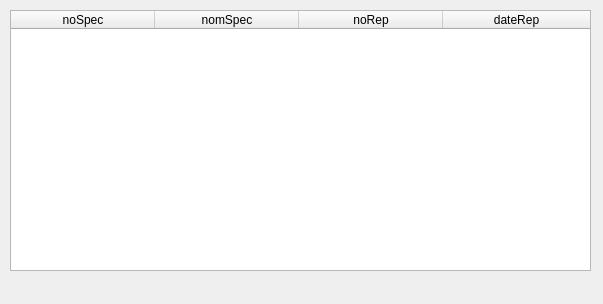
<?xml version="1.0" encoding="UTF-8"?>
<ui version="4.0">
 <class>RepSansRes</class>
 <widget class="QDialog" name="RepSansRes">
  <property name="geometry">
   <rect>
    <x>0</x>
    <y>0</y>
    <width>603</width>
    <height>304</height>
   </rect>
  </property>
  <property name="windowTitle">
   <string>Représentations sans réservations</string>
  </property>
  <widget class="QWidget" name="verticalLayoutWidget">
   <property name="geometry">
    <rect>
     <x>10</x>
     <y>10</y>
     <width>581</width>
     <height>261</height>
    </rect>
   </property>
   <layout class="QVBoxLayout" name="verticalLayout">
    <item>
     <widget class="QTableWidget" name="tableListeRepresentations">
      <attribute name="horizontalHeaderDefaultSectionSize">
       <number>144</number>
      </attribute>
      <attribute name="horizontalHeaderStretchLastSection">
          <bool>true</bool>
         </attribute>
         <attribute name="verticalHeaderVisible">
          <bool>false</bool>
        </attribute>
      <column>
       <property name="text">
        <string>noSpec</string>
       </property>
      </column>
      <column>
       <property name="text">
        <string>nomSpec</string>
       </property>
      </column>
      <column>
       <property name="text">
        <string>noRep</string>
       </property>
      </column>
      <column>
       <property name="text">
        <string>dateRep</string>
       </property>
      </column>
     </widget>
    </item>
   </layout>
  </widget>
  <widget class="QLabel" name="label_rep_res">
   <property name="geometry">
    <rect>
     <x>10</x>
     <y>280</y>
     <width>581</width>
     <height>16</height>
    </rect>
   </property>
   <property name="text">
    <string/>
   </property>
   <property name="alignment">
    <set>Qt::AlignCenter</set>
   </property>
  </widget>
 </widget>
 <resources/>
 <connections/>
</ui>
